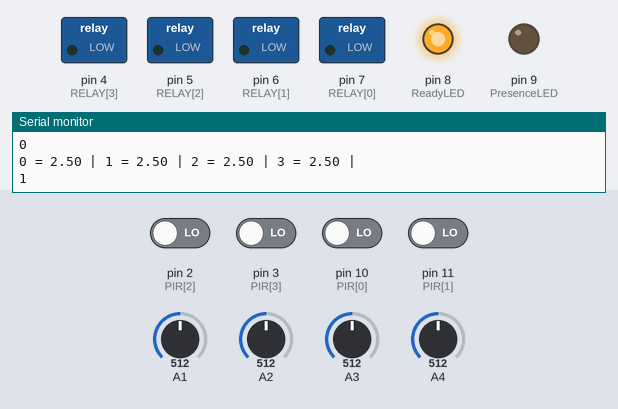
The sketch below on a simulated Arduino Uno, built with avr-gcc and run on an emulated ATmega328P. On the bench: switched loads named in the sketch (green lamp = pin HIGH), output pins drawn as LEDs (lit = HIGH), the last lines printed to the serial monitor. Dashed ring = blinking. Inputs (shaded band) come from the test bench; at power-on: pin 2 (PIR[2]), pin 3 (PIR[3]), pin 10 (PIR[0]), pin 11 (PIR[1]) LOW, A1 = 512, A2 = 512, A3 = 512, A4 = 512.

Above: at 1.8 s.
1.9 s: pin 2 (PIR[2]) driven HIGH
At 2.5 s:
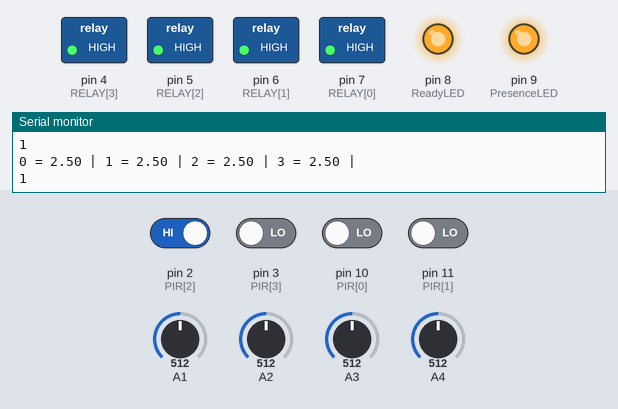
5.4 s: pin 2 (PIR[2]) driven LOW
At 9.4 s:
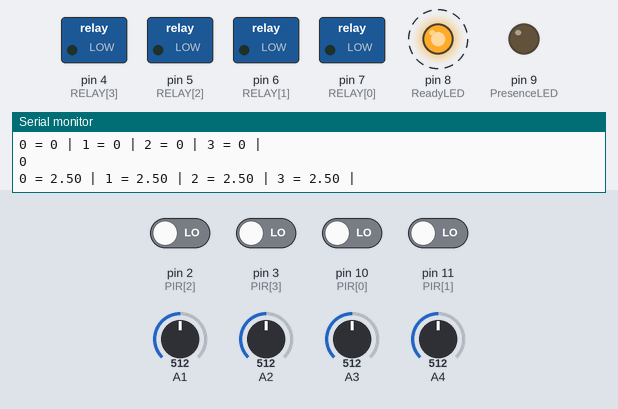
9.5 s: pin 3 (PIR[3]) driven HIGH
At 11.9 s:
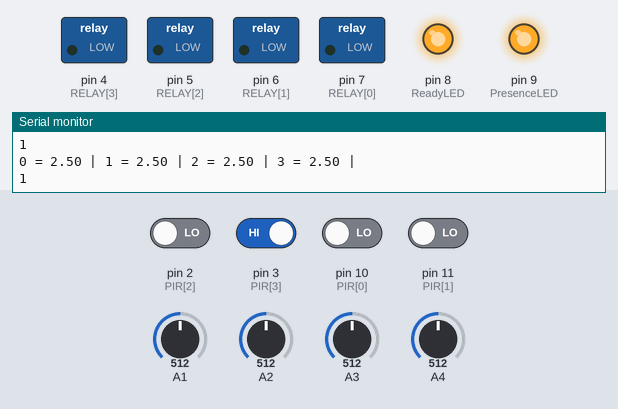
Timing chart, 0 to 19.6 s (numbered marks = the images above; inputs shaded):
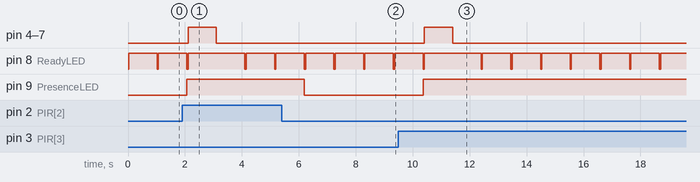

The sketch:

sketch_autoTurn_20150618.ino
```cpp
/* Automation for four Autiotecnica AT-LP60-USB stereo turntables
 * Four presence sensors trigger the activation of four relays:
 * each relay activates a 24V solenoid inside the turntable;
 * the solenoids start the playback on the four turntables.
 * Arduino senses the voltage applied to the turntable engine
 * and if it is not zero (machine stopped) activates the
 * presence sensors, otherwise it ignore them.
**/

/* Alberto Gaetti alberto@gaetti.it www.gaetti.it
 * Firenze, 20150618
 * CC BY-NC-SA 3.0 IT
**/


const int ReadyLED = 8;        // set ReadyLED to pin #8
const int PresenceLED = 9;     // set PresenceLED to pin #9
const int TIME = 500;          // timelapse

int PIR[] = {10, 11, 2, 3};    // PIR to pins 10, 11, 3, 4
int RELAY[] = {7, 6, 5, 4};    // RELAYS to pins 4,5,6,7 (RelayShield default)
float ENGINE[] = {0,0,0,0};    // Engine voltage 0 = engine running; !0 = engine stop

int i = 0;
int j = 0;
boolean engineStop = 1;
int PIRCounter = 0;               // counter for the number of activations of the PIRs
int PIRState[] = {0,0,0,0,0};     // current state of the PIRs; PIRState[4] contains the boolean OR
int lastPIRState = 0;

void setup() {
  pinMode(ReadyLED,OUTPUT);             // initialize ReadyLED pin
  pinMode(PresenceLED,OUTPUT);          // initialize PresenceLED pin
  for (i=0;i<4;i++) {
    pinMode(RELAY[i],OUTPUT);           // initialize RELAY pins
    pinMode(PIR[i],INPUT);              // initialize PIR pins
  }
  digitalWrite(PresenceLED, LOW);
  digitalWrite(ReadyLED, LOW);
  Serial.begin(9600);                   // serial communication for debugging
}


void loop() {
  PIRState[4] = 0;
  for (i=0;i<4;i++) {
    PIRState[i] = digitalRead(PIR[i]);              // read PIR state
    PIRState[4] = (PIRState[i] || PIRState[4]);     // if nay of the PIR is High PIRState[4] is HIGH
    Serial.print(i);
    Serial.print(" = ");
    Serial.print(PIRState[i]);
    Serial.print(" | ");
  }

  Serial.println("");
  Serial.println(PIRState[4]);

  if (PIRState[4]) {
    digitalWrite(PresenceLED, HIGH);
  }

  for (i=0;i<4;i++) {
    j = i+1;
    ENGINE[i] = analogRead(j);                       // read tension from turntable engines
    engineStop = (engineStop && ENGINE[i]);          // if any and all engines are stopped engineStop = 1
    Serial.print(i);
    Serial.print(" = ");
    Serial.print(ENGINE[i]*0.00488);
    Serial.print(" | ");

  }

  Serial.println("");
  Serial.println(engineStop);

  if (engineStop) {                                    //if any of the four engines is running engineStop = 0
    digitalWrite(ReadyLED, HIGH);
    if (PIRState[4] != lastPIRState) {
      if (PIRState[4]) {
        for (i=0;i<4;i++) {
          digitalWrite(RELAY[i], HIGH);    //switch the ralys ON
        }
        delay(TIME*2);
        for (i=0;i<4;i++) {
          digitalWrite(RELAY[i], LOW);    //switch the ralys OFF
        }
      }
    }

    lastPIRState = PIRState[4];
    delay(TIME*2);

  } else {
    engineStop = !engineStop;
    digitalWrite(ReadyLED, HIGH);
    delay(TIME);
    digitalWrite(ReadyLED, LOW);
    delay(TIME);
  }

  digitalWrite(PresenceLED, LOW);
  digitalWrite(ReadyLED, LOW);
  Serial.println("");
  Serial.println("================");
}
```

Measured:
- after the input at 1.9 s, pin 4 (RELAY[3]), pin 5 (RELAY[2]), pin 6 (RELAY[1]), pin 7 (RELAY[0]): LOW → HIGH after 0.21 s, → LOW 1.0 s later; pin 9 (PresenceLED): LOW → HIGH after 0.17 s
- after the input at 5.4 s, pin 9 (PresenceLED): HIGH → LOW after 0.79 s
- after the input at 9.5 s, pin 4 (RELAY[3]), pin 5 (RELAY[2]), pin 6 (RELAY[1]), pin 7 (RELAY[0]): LOW → HIGH after 0.91 s, → LOW 1.0 s later; pin 9 (PresenceLED): LOW → HIGH after 0.86 s
